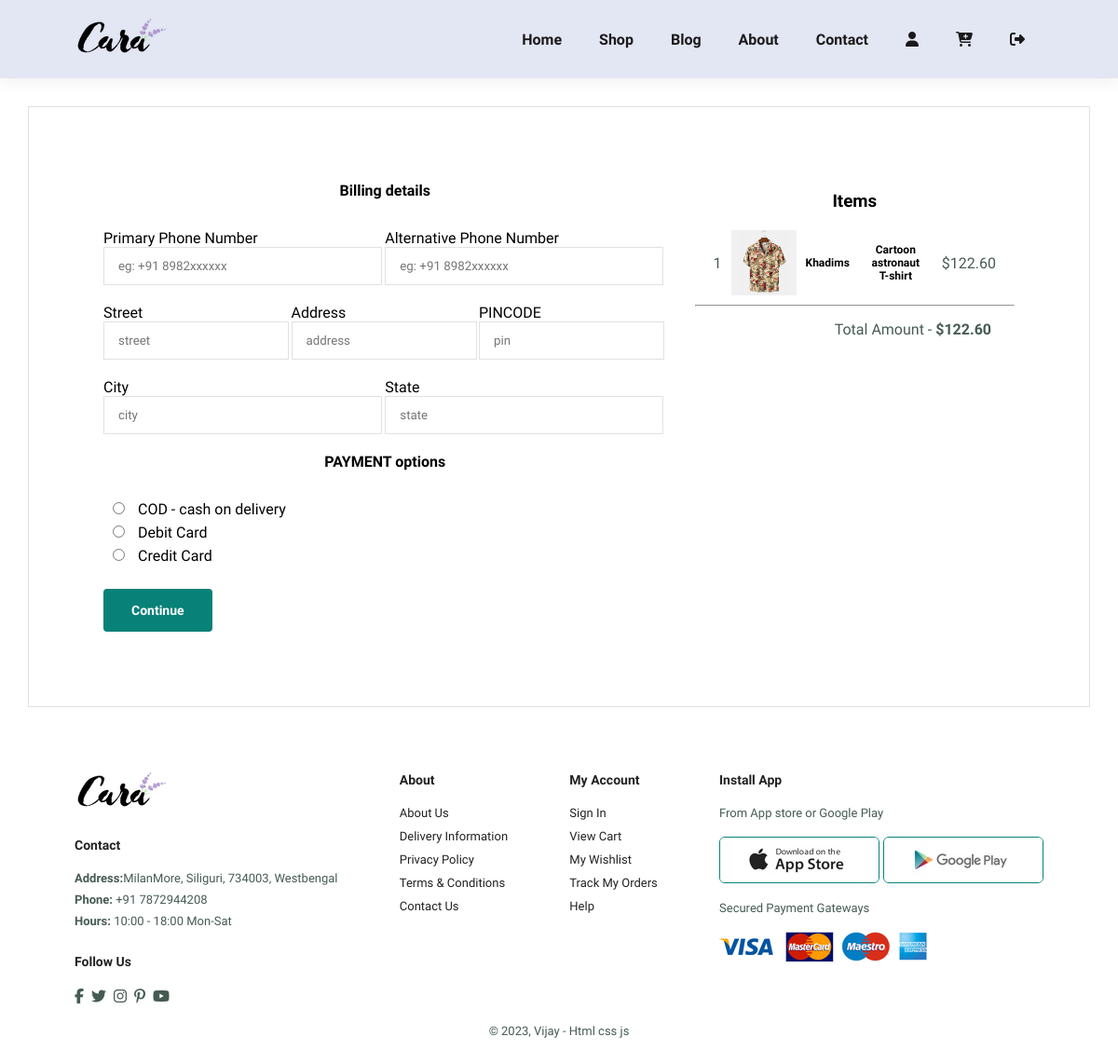
/CheckoutView/ (signed in), run on the app's committed database.
### shop/models.py (models this page shows, shortened)
class OrderItem(models.Model):
	item=models.ForeignKey(Items,on_delete=models.CASCADE)
	dateadded=models.DateField(auto_now_add=True)
	quantity=models.IntegerField(default=1)
	user=models.ForeignKey(User,on_delete=models.CASCADE)
	ordered=models.BooleanField(default=False)
	size=models.CharField(max_length=5,default="M")
	def get_total_price(self):
		return self.quantity*self.item.price

class Items(models.Model):
	name=models.CharField(max_length=100)
	category_choices=models.CharField(max_length=5, choices=CATEGORY_CHOICES)
	company=models.CharField(max_length=100)
	description=models.CharField(max_length=300)
	price=models.DecimalField(decimal_places=2,max_digits=8)
	likers=models.ManyToManyField(User,related_name="likers",blank=True)
	image=models.ImageField(upload_to="products",default="default.jpg")
	image2=models.ImageField(upload_to="products",default="default.jpg")
	image3=models.ImageField(upload_to="products",default="default.jpg")
	image4=models.ImageField(upload_to="products",default="default.jpg")

### shop/views.py (the view, shortened to what this page needs)
# urls.py: path("CheckoutView/",CheckoutView.as_view(),name="checkoutView"),
class CheckoutView(APIView):
	renderer_classes=[TemplateHTMLRenderer]
	def get(self,request,format=None):
		orders=Order.objects.get(user=request.user,ordered=False)
		serializer=OrderSerializer(orders)
		return Response({"orders":serializer.data},template_name="shop/checkout.html")

### shop/serializers.py (called while the page is built)
	def get_order_date(self,obj):
		return obj.ordered_date

	def get_final_price(self,obj):
		total=0
		for order_items in obj.item.all():
			total+=order_items.get_total_price()
		return total

### shop/templates/shop/checkout.html (shortened to what this page needs)
{%extends 'shop/base.html'%}
{%block content%}
	<section id="form-details">
		<form method="POST" action="{%url 'checkoutView'%}">
			<legend>Billing details</legend>
			<div class="checkout-row">
				<div>
					<label for="phone">Primary Phone Number</label>
					<input type="text" placeholder="eg: +91 8982xxxxxx" id="phone" name="phone">
				</div>
				<div>
					<label for="Secondary_nuumber">Alternative Phone Number</label>
					<input type="text" placeholder="eg: +91 8982xxxxxx" id="Secondary_nuumber" name="sec_number">
				</div>
			</div>
			<div class="checkout-row">
				<div>
					<label for="street">Street</label>
					<input type="text" placeholder="street" id="for" name="street">
				</div>
				<div>
					<label for="address">Address</label>
					<input type="text" placeholder="address" id="address" name="address">
				</div>
				<div>
					<label for="pin">PINCODE</label>
					<input id="pin" type="text" placeholder="pin" name="pin">
				</div>
			</div>
			<div class="checkout-row">
				<div>
					<label for="city">City</label>
					<input type="text" placeholder="city" id="city" name="city">
				</div>
				<div>
					<label for="state">State</label>
					<input id="state" type="text" placeholder="state" name="state">
				</div>
			</div>
			<legend>PAYMENT options</legend>
			<ul>
				<div>
					<input type="radio" id="cod" name="payment" value="True">
					<label for="cod">COD - cash on delivery</label>
				</div>
				<div>
					<input type="radio" id="debit" name="payment" value="True">
					<label for="debit">Debit Card</label>
				</div>
				<div>
					<input type="radio" id="credit" name="payment" value="True">
					<label for="credit">Credit Card</label>
				</div>
			</ul>
			<button class="normal" value="True" name="ordered">Continue</button>
		</form>
		<div id="checkout-items">
			<h3 style="text-align: center; margin-bottom: 10px;">Items</h3>
			{%for order_item in orders.item.all %}
				<div>
					<p class="forloop">{{forloop.counter}}</p>
					<img src="{{order_item.item.image.url}}">
					<h6>{{order_item.item.company}}</h6>
					<h6>{{order_item.item.name}}</h6>
					<p>${{order_item.item.price}}</p>
				</div>
				<hr>
			{%endfor%}
			<p class="totalAmount">Total Amount - <b>${{orders.final_price}}</b></p>
		</div>
	</section>
{%endblock content%}

### shop/static/shop/main.css (style rules this page uses)
* { margin: 0; padding: 0; box-sizing: border-box; font-family: "Spartan",sans-serif; }
h6 { font-weight: 700; font-size: 12px; }
p { font-size: 16px; color: #465b52; margin: 15px 0 20px 0; }
button.normal { font-size: 14px; font-weight: 600; padding: 15px 30px; color: #000; background-color: #fff; border-radius: 4px; cursor: pointer; border: none; outline: none; transition: 0.2s; }
body { width: 100%; margin: 0px; }

### shop/static/shop/contact.css (style rules this page uses)
#form-details { display: flex; justify-content: space-between; margin: 30px; padding: 80px; border: 1px solid #e1e1e1; }
#form-details form { width: 65%; display: flex; flex-direction: column; align-items: flex-start; }
#form-details form input, #form-details form textarea { width: 100%; padding: 12px 15px; outline: none; margin-bottom: 20px; border: 1px solid #e1e1e1; }
#form-details form button { background-color: #088178; color: #fff; }

### shop/static/shop/cart.css (style rules this page uses)
#cart table td:nth-child(4), #cart table td:nth-child(5), #cart table td:nth-child(6), { width: 150px; text-align: center; }

### shop/static/shop/checkout.css (style rules this page uses)
#form-details form legend { padding-bottom: 2rem; }
#form-details .checkout-row { display: flex; flex-direction: row; justify-content: space-between; width: 100%; }
#form-details .checkout-row div { display: flex; flex-direction: column; width: 100%; }
#form-details .checkout-row div label { font-weight: 500; }
#form-details .checkout-row div input { width: 99%; }
#form-details form ul { display: flex; flex-direction: column; margin-bottom: 20px; }
#form-details form ul input { width: initial; margin: 2px 10px 10px 10px; }
#checkout-items { width: 40%; padding: 10px 0px 10px 30px; }
#checkout-items div { display: flex; justify-content: space-between; border-radius: 10px; text-align: center; padding: 10px; }
#checkout-items div h6 { margin: auto; padding: 10px; }
#checkout-items div p { margin: auto; padding: 10px; }
#checkout-items div p.forloop { width: fit-content; }
#checkout-items div img { width: 70px; margin: auto; }
#checkout-items p.totalAmount { text-align: right; margin-right: 25px; }

### users/static/users/profile.css (style rules this page uses)
#form-details form legend { margin-bottom: 20px; margin: auto; font-weight: 700; }

### data on the page
OrderItem: item.image (picture), item.company "Khadims", item.name "Cartoon astronaut T-shirt", item.price "122.60"

### other printed values
{{ orders.final_price }} "122.60"
